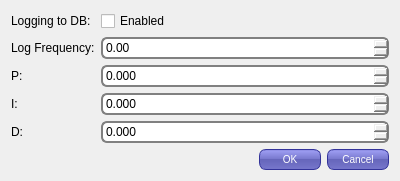
<?xml version="1.0" encoding="UTF-8"?>
<ui version="4.0">
 <class>Dialog</class>
 <widget class="QDialog" name="Dialog">
  <property name="geometry">
   <rect>
    <x>0</x>
    <y>0</y>
    <width>400</width>
    <height>168</height>
   </rect>
  </property>
  <property name="windowTitle">
   <string>Dialog</string>
  </property>
  <property name="styleSheet">
   <string notr="true">QLabel {
text-align: right;
}

QDoubleSpinBox {
padding: 1px;
border-style: solid;
border: 2px solid gray;
border-radius: 6px;
}

QPushButton {
color: white;
background-color: QLinearGradient( x1: 0, y1: 0, x2: 0, y2: 1, stop: 0 #88d, stop: 0.1 #99e, stop: 0.49 #77c, stop: 0.5 #66b, stop: 1 #77c);
border-width: 1px;
border-color: #339;
border-style: solid;
border-radius: 7;
padding: 3px;
font-size: 10px;
padding-left: 5px;
padding-right: 5px;
min-width: 50px;
max-width: 50px;
min-height: 13px;
max-height: 13px;
}

</string>
  </property>
  <layout class="QFormLayout" name="formLayout">
   <item row="0" column="0">
    <widget class="QLabel" name="label">
     <property name="text">
      <string>Logging to DB:</string>
     </property>
    </widget>
   </item>
   <item row="0" column="1">
    <widget class="QCheckBox" name="loggingOn">
     <property name="text">
      <string>Enabled</string>
     </property>
    </widget>
   </item>
   <item row="1" column="0">
    <widget class="QLabel" name="label_2">
     <property name="text">
      <string>Log Frequency:</string>
     </property>
    </widget>
   </item>
   <item row="1" column="1">
    <widget class="QDoubleSpinBox" name="logFrequency"/>
   </item>
   <item row="2" column="0">
    <widget class="QLabel" name="label_3">
     <property name="text">
      <string>P:</string>
     </property>
    </widget>
   </item>
   <item row="2" column="1">
    <widget class="QDoubleSpinBox" name="p">
     <property name="decimals">
      <number>3</number>
     </property>
    </widget>
   </item>
   <item row="3" column="0">
    <widget class="QLabel" name="label_4">
     <property name="text">
      <string>I:</string>
     </property>
    </widget>
   </item>
   <item row="3" column="1">
    <widget class="QDoubleSpinBox" name="i">
     <property name="decimals">
      <number>3</number>
     </property>
    </widget>
   </item>
   <item row="4" column="0">
    <widget class="QLabel" name="label_5">
     <property name="text">
      <string>D:</string>
     </property>
    </widget>
   </item>
   <item row="4" column="1">
    <widget class="QDoubleSpinBox" name="d">
     <property name="decimals">
      <number>3</number>
     </property>
    </widget>
   </item>
   <item row="5" column="0" colspan="2">
    <widget class="QDialogButtonBox" name="buttonBox">
     <property name="orientation">
      <enum>Qt::Horizontal</enum>
     </property>
     <property name="standardButtons">
      <set>QDialogButtonBox::Cancel|QDialogButtonBox::Ok</set>
     </property>
    </widget>
   </item>
  </layout>
 </widget>
 <resources/>
 <connections>
  <connection>
   <sender>buttonBox</sender>
   <signal>accepted()</signal>
   <receiver>Dialog</receiver>
   <slot>accept()</slot>
   <hints>
    <hint type="sourcelabel">
     <x>248</x>
     <y>254</y>
    </hint>
    <hint type="destinationlabel">
     <x>157</x>
     <y>274</y>
    </hint>
   </hints>
  </connection>
  <connection>
   <sender>buttonBox</sender>
   <signal>rejected()</signal>
   <receiver>Dialog</receiver>
   <slot>reject()</slot>
   <hints>
    <hint type="sourcelabel">
     <x>316</x>
     <y>260</y>
    </hint>
    <hint type="destinationlabel">
     <x>286</x>
     <y>274</y>
    </hint>
   </hints>
  </connection>
 </connections>
</ui>
